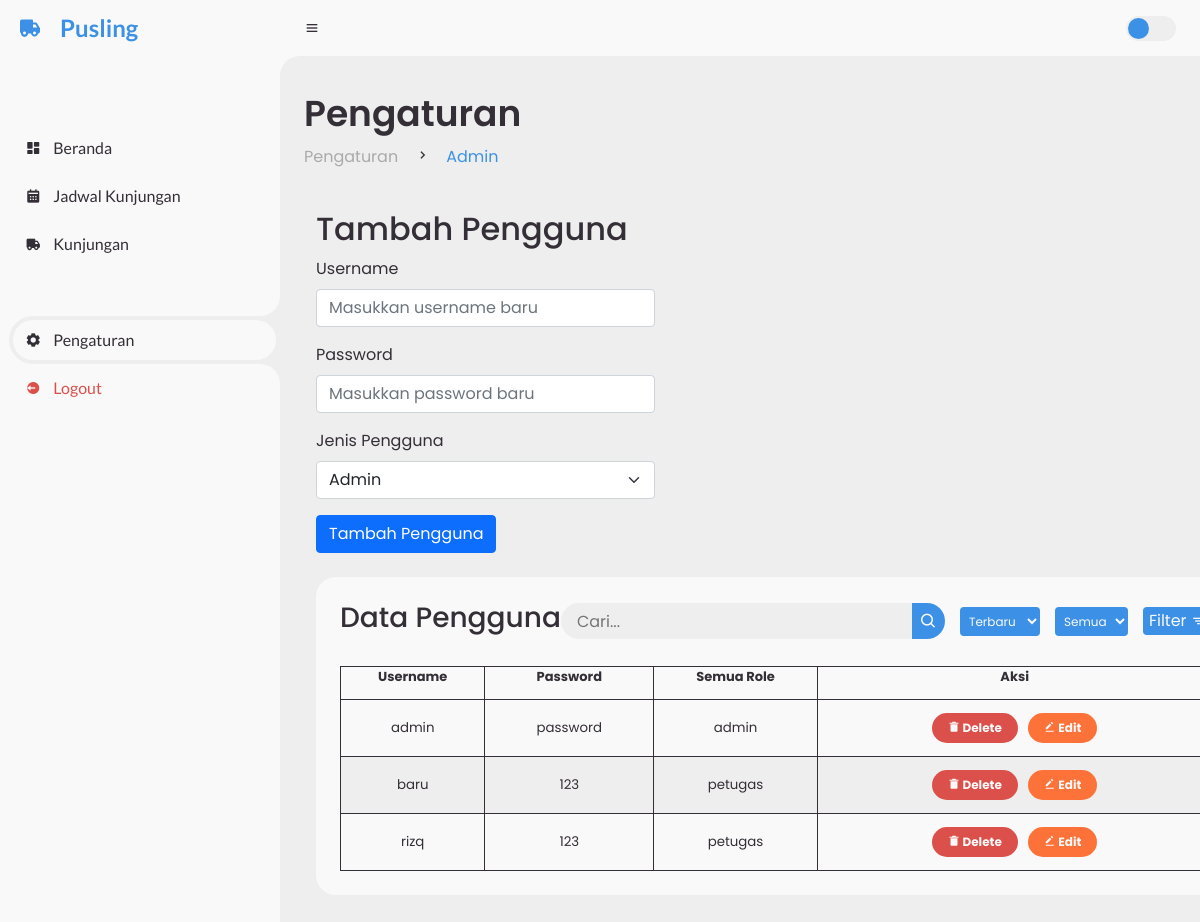
/pengaturan.php, run on the app's committed database.
### tables this page shows
CREATE TABLE `pengguna` (
  `id_pengguna` int(11) NOT NULL,
  `username` varchar(50) NOT NULL,
  `password` varchar(255) NOT NULL,
  `role` enum('admin','petugas') NOT NULL DEFAULT 'petugas'
);

### pengaturan.php (the view, shortened to what this page needs)
<!DOCTYPE html>
<html lang="en">
<head>
    <link href='https://unpkg.com/boxicons@2.0.9/css/boxicons.min.css' rel='stylesheet'>
    <link href="https://cdn.jsdelivr.net/npm/bootstrap@5.1.3/dist/css/bootstrap.min.css" rel="stylesheet">
    <link rel="stylesheet" href="css/style.css">
    <link rel="stylesheet" href="css/responsive.css">
</head>
<body>
    <section id="sidebar">
        <a href="#" class="brand">
            <i class='bx bxs-truck' ></i>
            <span class="text">Pusling</span>
        </a>
        <ul class="side-menu top">
            <li>
                <a href="beranda.php">
                    <i class='bx bxs-dashboard' ></i>
                    <span class="text">Beranda</span>
                </a>
            </li>
            <li>
                <a href="jadwal.php">
                    <i class='bx bxs-calendar'></i>
                    <span class="text">Jadwal Kunjungan</span>
                </a>
            </li>
            <li>
                <a href="kunjungan.php">
                    <i class='bx bxs-truck'></i>
                    <span class="text">Kunjungan</span>
                </a>
            </li>
        </ul>
        <ul class="side-menu">
            <li class="active">
                <a href="#">
                    <i class='bx bxs-cog' ></i>
                    <span class="text">Pengaturan</span>
                </a>
            </li>
            <li>
                <a href="index.php" class="logout">
                    <i class='bx bxs-log-out-circle' ></i>
                    <span class="text">Logout</span>
                </a>
            </li>
        </ul>
    </section>
    <section id="content">
        <nav>
            <i class='bx bx-menu' ></i>
            <label for="switch-mode" class="switch-mode"></label>
        </nav>
        <main>
            <div class="head-title">
                <div class="left">
                    <h1>Pengaturan</h1>
                    <ul class="breadcrumb">
                        <li>
                            <a href="#">Pengaturan</a>
                        </li>
                        <li><i class='bx bx-chevron-right' ></i></li>
                        <li>
                            <a class="active" href="#">Admin</a>
                        </li>
                    </ul>
                </div>
            </div>
            <section id="settings">
                <div class="container">
                    <div class="row">
                        <div class="col-md-5">
                            <form class="needs-validation" action="pengaturan.php" method="post" novalidate>
                                <h2>Tambah Pengguna</h2>
                                <div class="mb-3 form-group">
                                    <label for="new_username" class="form-label">Username</label>
                                    <input type="text" class="form-control" id="new_username" name="new_username" placeholder="Masukkan username baru" required>
                                </div>
                                <div class="mb-3 form-group">
                                    <label for="new_password" class="form-label">Password</label>
                                    <input type="password" class="form-control" id="new_password" name="new_password" placeholder="Masukkan password baru" required>
                                </div>
                                <div class="mb-3">
                                    <label for="role" class="form-label">Jenis Pengguna</label>
                                    <select class="form-select" name="role" id="role">
                                        <option value="admin">Admin</option>
                                    </select>
                                </div>
                                <button type="submit" class="btn btn-primary" name="submit">Tambah Pengguna</button>
                            </form>
                        </div>
                    </div>
            <div class="table-data">
				<div class="order">
                    <div class="head">
						<div class="left-head">
							<h3>Data Pengguna</h3>
						</div>
						<form class="filter" method="GET">
							<div class="form-input">
								<input type="search" name="search" placeholder="Cari..." value="<?php echo isset($_GET['search']) ? $_GET['search'] : ''; ?>">
								<button type="submit" class="search-btn"><i class='bx bx-search' ></i></button>
							</div>
							<span>
								<select name="sort">
									<option value="terbaru">Terbaru</option>
								</select>
							</span>
							<span>
								<select name="role">
									<option value="semua">Semua</option>
								</select>
							</span>
							<span><button type="submit">Filter <i class='bx bx-filter'></i></button></span>
						</form>
					</div>
					<table>
						<thead>
							<tr>
								<th>Username</th>
								<th>Password</th>
								<th>Semua Role</th>
								<th>Aksi</th>
							</tr>
						</thead>
						<tbody>
                        <?php
                            include "database.php";
                            $sort = isset($_GET['sort']) ? $_GET['sort'] : 'terbaru';
                            $where = '';
                            $query = "SELECT * FROM pengguna" . $where;
                            if ($sort == 'terbaru') {
                                $query .= " ORDER BY id_pengguna DESC";
                            } else {
                                $query .= " ORDER BY id_pengguna ASC";
                            }
                            $result = mysqli_query($koneksi, $query);
                            if (mysqli_num_rows($result) > 0) {
                                while ($row = mysqli_fetch_assoc($result)) {
                                    echo "<tr>";
                                    echo "<td>" . $row['username'] . "</td>";
                                    echo "<td>" . $row['password'] . "</td>";
                                    echo "<td>" . $row['role'] . "</td>";
                                    echo '<td>';
                                    if (isset($row['id_pengguna'])) {
                                        echo '<div class="btn-group">';
                                        echo '<a href="' . htmlspecialchars($_SERVER["PHP_SELF"]) . '?id=' . $row['id_pengguna'] . '"><button class="delete"><p><i class="bx bxs-trash-alt"></i> Delete</p></button></a>';
                                        echo '<a href="edit.php?id=' . htmlspecialchars($row['id_pengguna']) . '"><button class="edit"><p><i class="bx bxs-edit-alt"></i> Edit</p></button></a>';
                                        echo '</div>';
                                    } else {
                                        echo "Kunci 'id' tidak tersedia";
                                    }
                                    echo '</td>';
                                    echo "</tr>";
                                }
                            } else {
                                echo "<tr><td colspan='3'>Tidak ada data pengguna</td></tr>";
                            }
                        ?>
						</tbody>
					</table>
				</div>
			</div>
                </div>
            </section>
        </main>
    </section>
</body>
</html>

### data on the page
pengguna: username "admin", password "password", role "admin"
pengguna: username "baru", password "123", role "petugas"
pengguna: username "rizq", password "123", role "petugas"
